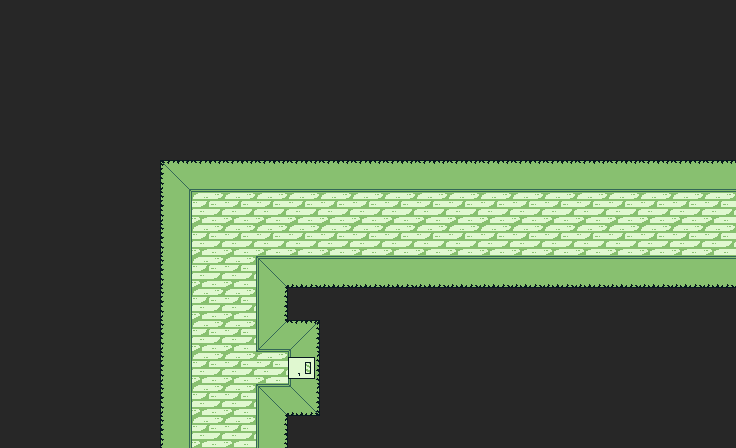

Tiled map render using the project's own tile images. Description and the whole map definition, tile-layer contents included, below:
An orthogonal 23x14 tile map with 32x32 px tiles, 1 tile layer (Vrstva dlaždic 1).

<map version="1.8" tiledversion="1.8.4" orientation="orthogonal" renderorder="right-down" width="23" height="14" tilewidth="32" tileheight="32" infinite="0" nextlayerid="2" nextobjectid="1">
 <tileset firstgid="1" source="../Zdi.tsx" />
 <layer id="1" name="Vrstva dlaždic 1" width="23" height="14">
  <data encoding="csv">
18,18,18,18,18,18,18,18,18,18,18,18,18,18,18,18,18,18,18,18,18,18,18,
18,18,18,18,18,18,18,18,18,18,18,18,18,18,18,18,18,18,18,18,18,18,18,
18,18,18,18,18,18,18,18,18,18,18,18,18,18,18,18,18,18,18,18,18,18,18,
18,18,18,18,18,18,18,18,18,18,18,18,18,18,18,18,18,18,18,18,18,18,18,
18,18,18,18,18,18,18,18,18,18,18,18,18,18,18,18,18,18,18,18,18,18,18,
18,18,18,18,18,16,6,6,6,6,6,6,6,6,6,6,6,6,6,6,6,6,6,
18,18,18,18,18,15,5,5,5,5,5,5,5,5,5,5,5,5,5,5,5,5,5,
18,18,18,18,18,15,5,5,5,5,5,5,5,5,5,5,5,5,5,5,5,5,5,
18,18,18,18,18,15,5,5,11,12,12,12,12,12,12,12,12,12,12,12,12,12,12,
18,18,18,18,18,15,5,5,9,18,18,18,18,18,18,18,18,18,18,18,18,18,18,
18,18,18,18,18,15,5,5,8,7,18,18,18,18,18,18,18,18,18,18,18,18,18,
18,18,18,18,18,15,5,5,5,2,18,18,18,18,18,18,18,18,18,18,18,18,18,
18,18,18,18,18,15,5,5,11,10,18,18,18,18,18,18,18,18,18,18,18,18,18,
18,18,18,18,18,15,5,5,9,18,18,18,18,18,18,18,18,18,18,18,18,18,18
</data>
 </layer>
</map>
